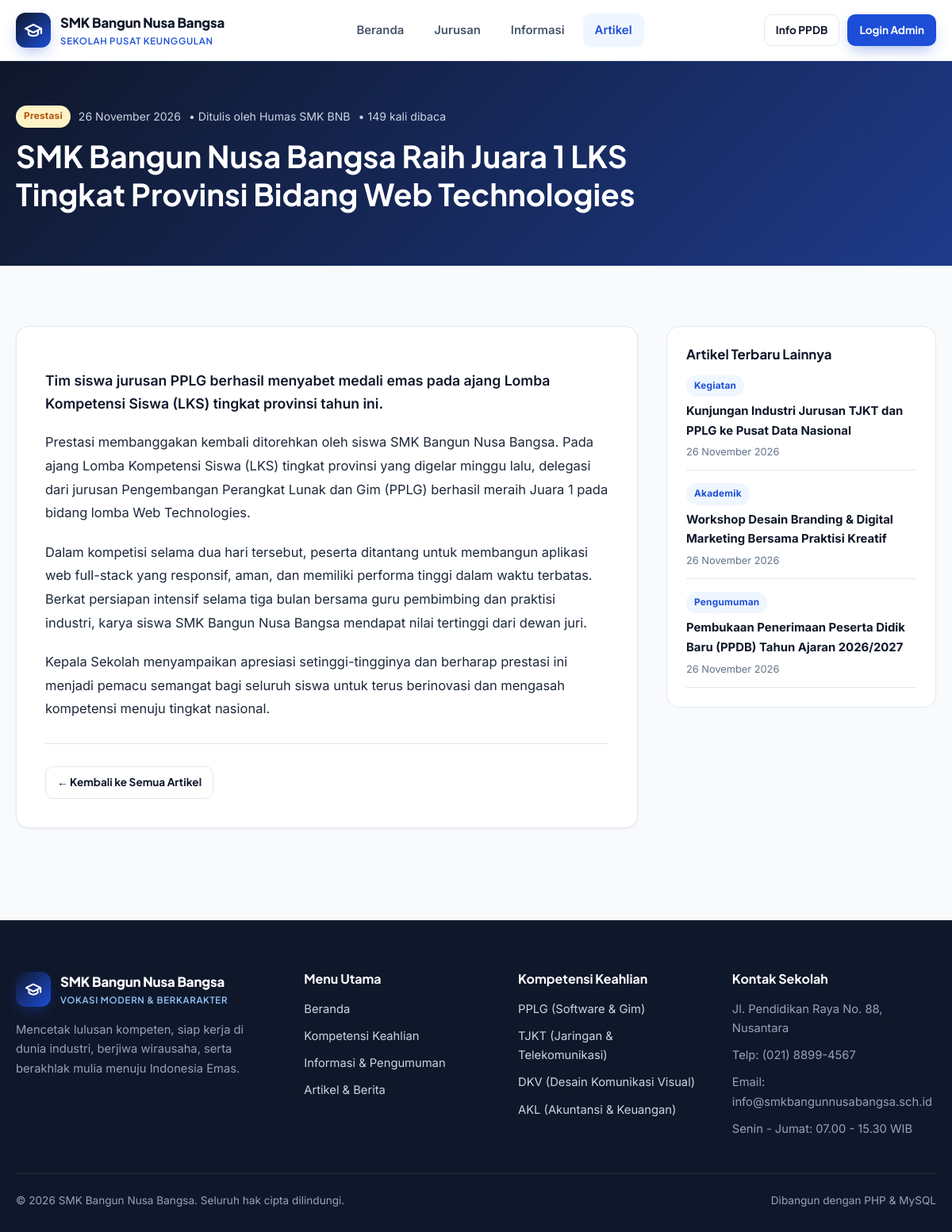
The app's page /artikel-detail.php?slug=smk-bnb-raih-juara-1-lks-provinsi-web-technologies with its own data.
### tables this page shows
CREATE TABLE IF NOT EXISTS `artikel` (
  `id` INT AUTO_INCREMENT PRIMARY KEY,
  `judul` VARCHAR(200) NOT NULL,
  `slug` VARCHAR(220) NOT NULL UNIQUE,
  `kategori` VARCHAR(60) NOT NULL DEFAULT 'Berita',
  `ringkasan` VARCHAR(300) NOT NULL,
  `konten` LONGTEXT NOT NULL,
  `gambar` VARCHAR(255) DEFAULT NULL,
  `penulis` VARCHAR(100) DEFAULT 'Admin SMK BNB',
  `status` ENUM('published', 'draft') DEFAULT 'published',
  `views` INT DEFAULT 0,
  `created_at` TIMESTAMP DEFAULT CURRENT_TIMESTAMP,
  `updated_at` TIMESTAMP DEFAULT CURRENT_TIMESTAMP ON UPDATE CURRENT_TIMESTAMP
);

### includes/functions.php (called while the page is built, shortened)
<?php
function e(?string $str): string
{
    return htmlspecialchars((string) $str, ENT_QUOTES, 'UTF-8');
}
function url(string $path = ''): string
{
    $path = ltrim($path, '/');
    return BASE_URL . ($path !== '' ? '/' . $path : '/');
}
function formatTanggal(?string $dateStr): string
{
    $bulan = [
        1 => 'Januari', 'Februari', 'Maret', 'April', 'Mei', 'Juni',
        'Juli', 'Agustus', 'September', 'Oktober', 'November', 'Desember'
    ];
    $ts = strtotime($dateStr);
    $d = date('j', $ts);
    $m = $bulan[(int) date('n', $ts)] ?? date('M', $ts);
    $y = date('Y', $ts);
    return "$d $m $y";
}

### artikel-detail.php (the view, shortened to what this page needs)
<?php
require_once __DIR__ . '/includes/functions.php';
$pdo = getDB();
$slug = trim($_GET['slug'] ?? '');
$stmt = $pdo->prepare("SELECT * FROM artikel WHERE slug = :slug AND status = 'published' LIMIT 1");
$stmt->execute([':slug' => $slug]);
$artikel = $stmt->fetch();
$pdo->prepare("UPDATE artikel SET views = views + 1 WHERE id = :id")->execute([':id' => $artikel['id']]);
$relatedStmt = $pdo->prepare("SELECT id, judul, slug, kategori, created_at FROM artikel WHERE status = 'published' AND id != :id ORDER BY created_at DESC LIMIT 4");
$relatedStmt->execute([':id' => $artikel['id']]);
$relatedList = $relatedStmt->fetchAll();
include __DIR__ . '/includes/header.php';
?>
<section class="page-banner">
    <div class="container">
        <div style="display:flex;gap:10px;align-items:center;margin-bottom:12px;flex-wrap:wrap;">
            <span class="badge badge-amber"><?= e($artikel['kategori']) ?></span>
            <span style="font-size:.88rem;color:#cbd5e1;"><?= e(formatTanggal($artikel['created_at'])) ?></span>
            <span style="font-size:.88rem;color:#cbd5e1;">&bull; Ditulis oleh <?= e($artikel['penulis']) ?></span>
            <span style="font-size:.88rem;color:#cbd5e1;">&bull; <?= (int) $artikel['views'] + 1 ?> kali dibaca</span>
        </div>
        <h1 style="max-width:860px;"><?= e($artikel['judul']) ?></h1>
    </div>
</section>
<section class="section">
    <div class="container article-layout">
        <article class="article-content-card">
            <p style="font-size:1.1rem;font-weight:600;color:var(--navy);margin-bottom:20px;">
                <?= e($artikel['ringkasan']) ?>
            </p>
            <div class="article-body">
                <?php
                $paragraphs = preg_split('/\R{2,}/', trim($artikel['konten']));
                foreach ($paragraphs as $p) {
                    echo '<p>' . nl2br(e(trim($p))) . '</p>';
                }
                ?>
            </div>
            <hr style="border:none;border-top:1px solid var(--border);margin:28px 0;">
            <a href="<?= e(url('artikel.php')) ?>" class="btn btn-outline btn-sm">&larr; Kembali ke Semua Artikel</a>
        </article>
        <aside style="display:grid;gap:22px;">
            <div class="sidebar-box">
                <h3 style="font-size:1.05rem;margin-bottom:14px;">Artikel Terbaru Lainnya</h3>
                <div style="display:grid;gap:14px;">
                    <?php foreach ($relatedList as $rel): ?>
                        <a href="<?= e(url('artikel-detail.php?slug=' . urlencode($rel['slug']))) ?>" style="display:block;padding-bottom:12px;border-bottom:1px solid var(--border);">
                            <span class="badge badge-blue" style="margin-bottom:6px;"><?= e($rel['kategori']) ?></span>
                            <div style="font-weight:700;font-size:.93rem;color:var(--navy);margin-bottom:4px;"><?= e($rel['judul']) ?></div>
                            <div style="font-size:.8rem;color:var(--text-light);"><?= e(formatTanggal($rel['created_at'])) ?></div>
                        </a>
                    <?php endforeach; ?>
                </div>
            </div>
        </aside>
    </div>
</section>
<?php include __DIR__ . '/includes/footer.php'; ?>

### assets/css/style.css (style rules this page uses)
:root { --bg: #f8fafc; --surface: #ffffff; --surface-alt: #f1f5f9; --navy: #0f172a; --navy-800: #1e293b; --primary: #1d4ed8; --primary-hover: #1e40af; --primary-soft: #eff6ff; --accent: #f59e0b; --accent-soft: #fef3c7; --success: #059669; --success-soft: #ecfdf5; --danger: #dc2626; --danger-soft: #fef2f2; --text: #0f172a; --text-muted: #475569; --text-light: #64748b; --border: #e2e8f0; --radius-sm: 10px; --radius-md: 16px; --radius-lg: 24px; --shadow-sm: 0 1px 3px rgba(15, 23, 42, 0.06); --shadow-md: 0 10px 30px -10px rgba(15, 23, 42, 0.08); --shadow-lg: 0 20px 50px -15px rgba(15, 23, 42, 0.14); --transition: all 0.25s cubic-bezier(0.4, 0, 0.2, 1); }
*, *::before, *::after { box-sizing: border-box; }
html { scroll-behavior: smooth; }
body { margin: 0; font-family: 'Inter', -apple-system, BlinkMacSystemFont, 'Segoe UI', sans-serif; background: var(--bg); color: var(--text); line-height: 1.65; -webkit-font-smoothing: antialiased; }
h1, h2, h3, h4, h5, h6, .font-heading { font-family: 'Plus Jakarta Sans', sans-serif; line-height: 1.25; color: var(--navy); margin-top: 0; }
a { color: inherit; text-decoration: none; }
.container { width: 100%; max-width: 1200px; margin: 0 auto; padding: 0 20px; }
.btn { display: inline-flex; align-items: center; justify-content: center; gap: 8px; padding: 11px 20px; border-radius: 12px; font-family: 'Plus Jakarta Sans', sans-serif; font-weight: 700; font-size: 0.92rem; border: 1px solid transparent; cursor: pointer; transition: var(--transition); text-decoration: none; }
.btn-sm { padding: 8px 14px; font-size: 0.85rem; border-radius: 10px; }
.btn-outline { background: transparent; border-color: var(--border); color: var(--navy); }
.section { padding: 76px 0; }
.page-banner { background: linear-gradient(135deg, #0f172a 0%, #1e3a8a 100%); color: #fff; padding: 56px 0; }
.page-banner h1 { color: #fff; font-size: clamp(1.85rem, 3.2vw, 2.5rem); margin-bottom: 10px; }
.badge { display: inline-flex; align-items: center; padding: 4px 10px; border-radius: 999px; font-size: 0.74rem; font-weight: 700; letter-spacing: 0.02em; }
.badge-blue { background: var(--primary-soft); color: var(--primary); }
.badge-amber { background: var(--accent-soft); color: #b45309; }
.article-layout { display: grid; grid-template-columns: 1fr 340px; gap: 36px; align-items: start; }
.article-content-card { background: var(--surface); border: 1px solid var(--border); border-radius: var(--radius-md); padding: 36px; box-shadow: var(--shadow-sm); }
.article-body { font-size: 1.03rem; color: #1e293b; line-height: 1.8; }
.article-body p { margin-bottom: 1.2em; }
.sidebar-box { background: var(--surface); border: 1px solid var(--border); border-radius: var(--radius-md); padding: 24px; }

### records on screen
artikel: kategori "Prestasi", created_at "26 November 2026", penulis "Humas SMK BNB", (int) $artikel['views'] + 1 "149", judul "SMK Bangun Nusa Bangsa Raih Juara 1 LKS Tingkat Provinsi Bidang Web Technologies", ringkasan "Tim siswa jurusan PPLG berhasil menyabet medali emas pada ajang Lomba Kompetensi Siswa (LKS) tingkat provinsi tahun ini.", konten "Prestasi membanggakan kembali ditorehkan oleh siswa SMK Bangun Nusa Bangsa. Pada ajang Lomba Kompetensi Siswa (LKS) tingkat provinsi yang digelar minggu lalu, delegasi dari jurusan Pengembangan Perangkat Lunak dan Gim (PPLG) berhasil meraih Juara 1 pada bidang lomba Web Technologies.", konten "Dalam kompetisi selama dua hari tersebut, peserta ditantang untuk membangun aplikasi web full-stack yang responsif, aman, dan memiliki performa tinggi dalam waktu terbatas. Berkat persiapan intensif selama tiga bulan bersama guru pembimbing dan praktisi industri, karya siswa SMK Bangun Nusa Bangsa mendapat nilai tertinggi dari dewan juri.", konten "Kepala Sekolah menyampaikan apresiasi setinggi-tingginya dan berharap prestasi ini menjadi pemacu semangat bagi seluruh siswa untuk terus berinovasi dan mengasah kompetensi menuju tingkat nasional."
artikel: kategori "Kegiatan", judul "Kunjungan Industri Jurusan TJKT dan PPLG ke Pusat Data Nasional", created_at "26 November 2026"
artikel: kategori "Akademik", judul "Workshop Desain Branding & Digital Marketing Bersama Praktisi Kreatif", created_at "26 November 2026"
artikel: kategori "Pengumuman", judul "Pembukaan Penerimaan Peserta Didik Baru (PPDB) Tahun Ajaran 2026/2027", created_at "26 November 2026"
